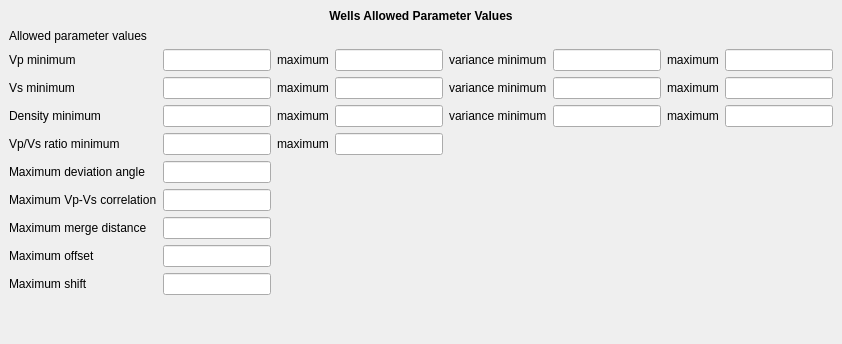
     <widget class="QWidget" name="parameterValuesPage">
      <layout class="QGridLayout">
       <property name="margin">
        <number>9</number>
       </property>
       <property name="spacing">
        <number>6</number>
       </property>
       <item row="1" column="0">
        <layout class="QGridLayout">
         <property name="margin">
          <number>0</number>
         </property>
         <property name="spacing">
          <number>6</number>
         </property>
         <item row="4" column="2">
          <widget class="QLabel" name="vp_vs_ratio_max_label">
           <property name="toolTip">
            <string>&lt;qt&gt;Largest Vp/Vs-ratio regarded as likely</string>
           </property>
           <property name="text">
            <string>&lt;qt&gt;maximum</string>
           </property>
           <property name="buddy">
            <cstring>vpVsRatioMaxLineEdit</cstring>
           </property>
          </widget>
         </item>
         <item row="2" column="2">
          <widget class="QLabel" name="vs_max_label">
           <property name="toolTip">
            <string>&lt;qt&gt;Vs - largest allowed value</string>
           </property>
           <property name="text">
            <string>&lt;qt&gt;maximum</string>
           </property>
           <property name="buddy">
            <cstring>vsMaxLineEdit</cstring>
           </property>
          </widget>
         </item>
         <item row="6" column="1">
          <widget class="QLineEdit" name="vpVsCorrelationLineEdit">
           <property name="toolTip">
            <string>&lt;qt&gt;If the correlation between Vp and Vs exceed this value, the vs log is considered to be synthetic, and not counted as additional data in estimation.</string>
           </property>
          </widget>
         </item>
         <item row="3" column="1">
          <widget class="QLineEdit" name="densityMinLineEdit">
           <property name="toolTip">
            <string>&lt;qt&gt;Density - smallest allowed value</string>
           </property>
          </widget>
         </item>
         <item row="8" column="1">
          <widget class="QLineEdit" name="offsetLineEdit">
           <property name="toolTip">
            <string>&lt;qt&gt;The maximum allowed offset for moving wells in meters.</string>
           </property>
          </widget>
         </item>
         <item row="1" column="7">
          <widget class="QLineEdit" name="vpVarianceMaxLineEdit">
           <property name="toolTip">
            <string>&lt;qt&gt;Largest legal variance in the vp log after the background is subtracted and the logarithm is taken</string>
           </property>
          </widget>
         </item>
         <item row="1" column="3">
          <widget class="QLineEdit" name="vpMaxLineEdit">
           <property name="toolTip">
            <string>&lt;qt&gt;Vp - largest allowed value</string>
           </property>
          </widget>
         </item>
         <item row="1" column="1">
          <widget class="QLineEdit" name="vpMinLineEdit">
           <property name="toolTip">
            <string>&lt;qt&gt;Vp - smallest allowed value</string>
           </property>
          </widget>
         </item>
         <item row="1" column="5">
          <widget class="QLineEdit" name="vpVarianceMinLineEdit">
           <property name="toolTip">
            <string>&lt;qt&gt;Smallest legal variance in the vp log after the background is subtracted and the logarithm is taken</string>
           </property>
          </widget>
         </item>
         <item row="3" column="2">
          <widget class="QLabel" name="density_max_label">
           <property name="toolTip">
            <string>&lt;qt&gt;Density - largest allowed value</string>
           </property>
           <property name="text">
            <string>&lt;qt&gt;maximum</string>
           </property>
           <property name="buddy">
            <cstring>densityMaxLineEdit</cstring>
           </property>
          </widget>
         </item>
         <item row="3" column="0">
          <widget class="QLabel" name="density_min_label">
           <property name="toolTip">
            <string>&lt;qt&gt;Density - smallest allowed value</string>
           </property>
           <property name="text">
            <string>&lt;qt&gt;Density minimum</string>
           </property>
           <property name="buddy">
            <cstring>densityMinLineEdit</cstring>
           </property>
          </widget>
         </item>
         <item row="7" column="1">
          <widget class="QLineEdit" name="mergeDistanceLineEdit">
           <property name="toolTip">
            <string>&lt;qt&gt;The maximum distance in time between well log entries before they are merged.</string>
           </property>
          </widget>
         </item>
         <item row="2" column="1">
          <widget class="QLineEdit" name="vsMinLineEdit">
           <property name="toolTip">
            <string>&lt;qt&gt;Vs - smallest allowed value</string>
           </property>
          </widget>
         </item>
         <item row="9" column="0">
          <widget class="QLabel" name="shift_label">
           <property name="toolTip">
            <string>&lt;qt&gt;The maximum allowed vertical shift for moving wells in milliseconds.</string>
           </property>
           <property name="text">
            <string>&lt;qt&gt;Maximum shift</string>
           </property>
           <property name="buddy">
            <cstring>shiftLineEdit</cstring>
           </property>
          </widget>
         </item>
         <item row="4" column="1">
          <widget class="QLineEdit" name="vpVsRatioMinLineEdit">
           <property name="toolTip">
            <string>&lt;qt&gt;Smallest Vp/Vs-ratio regarded as likely</string>
           </property>
          </widget>
         </item>
         <item row="7" column="0">
          <widget class="QLabel" name="merge_distance_label">
           <property name="toolTip">
            <string>&lt;qt&gt;The maximum distance in time between well log entries before they are merged.</string>
           </property>
           <property name="text">
            <string>&lt;qt&gt;Maximum merge distance</string>
           </property>
           <property name="buddy">
            <cstring>mergeDistanceLineEdit</cstring>
           </property>
          </widget>
         </item>
         <item row="4" column="3">
          <widget class="QLineEdit" name="vpVsRatioMaxLineEdit">
           <property name="toolTip">
            <string>&lt;qt&gt;Largest Vp/Vs-ratio regarded as likely</string>
           </property>
          </widget>
         </item>
         <item row="5" column="0">
          <widget class="QLabel" name="deviation_angle_label">
           <property name="toolTip">
            <string>&lt;qt&gt;The maximum deviation angle of a well before it is excluded from estimation of wavelet and signal to noise.</string>
           </property>
           <property name="text">
            <string>&lt;qt&gt;Maximum deviation angle</string>
           </property>
           <property name="buddy">
            <cstring>deviationAngleLineEdit</cstring>
           </property>
          </widget>
         </item>
         <item row="3" column="3">
          <widget class="QLineEdit" name="densityMaxLineEdit">
           <property name="toolTip">
            <string>&lt;qt&gt;Density - largest allowed value</string>
           </property>
          </widget>
         </item>
         <item row="1" column="6">
          <widget class="QLabel" name="vp_variance_max_label">
           <property name="toolTip">
            <string>&lt;qt&gt;Largest legal variance in the vp log after the background is subtracted and the logarithm is taken</string>
           </property>
           <property name="text">
            <string>&lt;qt&gt;maximum</string>
           </property>
           <property name="buddy">
            <cstring>vpVarianceMaxLineEdit</cstring>
           </property>
          </widget>
         </item>
         <item row="1" column="4">
          <widget class="QLabel" name="vp_vairiance_min_label">
           <property name="toolTip">
            <string>&lt;qt&gt;Smallest legal variance in the vp log after the background is subtracted and the logarithm is taken</string>
           </property>
           <property name="text">
            <string>&lt;qt&gt;variance minimum</string>
           </property>
           <property name="buddy">
            <cstring>vpVarianceMinLineEdit</cstring>
           </property>
          </widget>
         </item>
         <item row="4" column="0">
          <widget class="QLabel" name="vp_vs_ratio_min_label">
           <property name="toolTip">
            <string>&lt;qt&gt;Smallest Vp/Vs-ratio regarded as likely</string>
           </property>
           <property name="text">
            <string>&lt;qt&gt;Vp/Vs ratio minimum</string>
           </property>
           <property name="buddy">
            <cstring>vpVsRatioMinLineEdit</cstring>
           </property>
          </widget>
         </item>
         <item row="3" column="7">
          <widget class="QLineEdit" name="densityVarianceMaxLineEdit">
           <property name="toolTip">
            <string>&lt;qt&gt;Largest legal variance in the density log after the background is subtracted and the logarithm is taken</string>
           </property>
          </widget>
         </item>
         <item row="2" column="0">
          <widget class="QLabel" name="vs_min_label">
           <property name="toolTip">
            <string>&lt;qt&gt;Vs - smallest allowed value</string>
           </property>
           <property name="text">
            <string>&lt;qt&gt;Vs minimum</string>
           </property>
           <property name="buddy">
            <cstring>vsMinLineEdit</cstring>
           </property>
          </widget>
         </item>
         <item row="2" column="5">
          <widget class="QLineEdit" name="vsVarianceMinLineEdit">
           <property name="toolTip">
            <string>&lt;qt&gt;Smallest legal variance in the vs log after the background is subtracted and the logarithm is taken</string>
           </property>
          </widget>
         </item>
         <item row="3" column="5">
          <widget class="QLineEdit" name="densityVarianceMinLineEdit">
           <property name="toolTip">
            <string>&lt;qt&gt;Smallest legal variance in the density log after the background is subtracted and the logarithm is taken</string>
           </property>
          </widget>
         </item>
         <item row="8" column="0">
          <widget class="QLabel" name="offset_label">
           <property name="toolTip">
            <string>&lt;qt&gt;The maximum allowed offset for moving wells in meters.</string>
           </property>
           <property name="text">
            <string>&lt;qt&gt;Maximum offset</string>
           </property>
           <property name="buddy">
            <cstring>offsetLineEdit</cstring>
           </property>
          </widget>
         </item>
         <item row="3" column="6">
          <widget class="QLabel" name="density_variance_max_label">
           <property name="toolTip">
            <string>&lt;qt&gt;Largest legal variance in the density log after the background is subtracted and the logarithm is taken</string>
           </property>
           <property name="text">
            <string>&lt;qt&gt;maximum</string>
           </property>
           <property name="buddy">
            <cstring>densityVarianceMaxLineEdit</cstring>
           </property>
          </widget>
         </item>
         <item row="2" column="3">
          <widget class="QLineEdit" name="vsMaxLineEdit">
           <property name="toolTip">
            <string>&lt;qt&gt;Vs - largest allowed value</string>
           </property>
          </widget>
         </item>
         <item row="1" column="0">
          <widget class="QLabel" name="vp_min_label">
           <property name="toolTip">
            <string>&lt;qt&gt;Vp - smallest allowed value</string>
           </property>
           <property name="text">
            <string>&lt;qt&gt;Vp minimum</string>
           </property>
           <property name="buddy">
            <cstring>vpMinLineEdit</cstring>
           </property>
          </widget>
         </item>
         <item row="5" column="1">
          <widget class="QLineEdit" name="deviationAngleLineEdit">
           <property name="toolTip">
            <string>&lt;qt&gt;The maximum deviation angle of a well before it is excluded from estimation of wavelet and signal to noise.</string>
           </property>
          </widget>
         </item>
         <item row="9" column="1">
          <widget class="QLineEdit" name="shiftLineEdit">
           <property name="toolTip">
            <string>&lt;qt&gt;The maximum allowed vertical shift for moving wells in milliseconds.</string>
           </property>
          </widget>
         </item>
         <item row="6" column="0">
          <widget class="QLabel" name="vp_vs_correleation_label">
           <property name="toolTip">
            <string>&lt;qt&gt;If the correlation between Vp and Vs exceed this value, the vs log is considered to be synthetic, and not counted as additional data in estimation.</string>
           </property>
           <property name="text">
            <string>&lt;qt&gt;Maximum Vp-Vs correlation</string>
           </property>
           <property name="buddy">
            <cstring>vpVsCorrelationLineEdit</cstring>
           </property>
          </widget>
         </item>
         <item row="1" column="2">
          <widget class="QLabel" name="vp_max_label">
           <property name="toolTip">
            <string>&lt;qt&gt;Vp - largest allowed value</string>
           </property>
           <property name="text">
            <string>&lt;qt&gt;maximum</string>
           </property>
           <property name="buddy">
            <cstring>vpMaxLineEdit</cstring>
           </property>
          </widget>
         </item>
         <item row="2" column="4">
          <widget class="QLabel" name="vs_variance_min_label">
           <property name="toolTip">
            <string>&lt;qt&gt;Smallest legal variance in the vs log after the background is subtracted and the logarithm is taken</string>
           </property>
           <property name="text">
            <string>&lt;qt&gt;variance minimum</string>
           </property>
           <property name="buddy">
            <cstring>vsVarianceMinLineEdit</cstring>
           </property>
          </widget>
         </item>
         <item row="2" column="6">
          <widget class="QLabel" name="vs_variance_max_label">
           <property name="toolTip">
            <string>&lt;qt&gt;Largest legal variance in the vs log after the background is subtracted and the logarithm is taken</string>
           </property>
           <property name="text">
            <string>&lt;qt&gt;maximum</string>
           </property>
           <property name="buddy">
            <cstring>vsVarianceMaxLineEdit</cstring>
           </property>
          </widget>
         </item>
         <item row="2" column="7">
          <widget class="QLineEdit" name="vsVarianceMaxLineEdit">
           <property name="toolTip">
            <string>&lt;qt&gt;Largest legal variance in the vs log after the background is subtracted and the logarithm is taken</string>
           </property>
          </widget>
         </item>
         <item row="0" column="0">
          <widget class="QLabel" name="parameterValuesLabel">
           <property name="text">
            <string>&lt;qt&gt;Allowed parameter values</string>
           </property>
           <property name="textFormat">
            <enum>Qt::AutoText</enum>
           </property>
          </widget>
         </item>
         <item row="3" column="4">
          <widget class="QLabel" name="density_variance_min_label">
           <property name="toolTip">
            <string>&lt;qt&gt;Smallest legal variance in the density log after the background is subtracted and the logarithm is taken</string>
           </property>
           <property name="text">
            <string>&lt;qt&gt;variance minimum</string>
           </property>
           <property name="buddy">
            <cstring>densityVarianceMinLineEdit</cstring>
           </property>
          </widget>
         </item>
        </layout>
       </item>
       <item row="2" column="0">
        <spacer>
         <property name="orientation">
          <enum>Qt::Vertical</enum>
         </property>
         <property name="sizeHint" stdset="0">
          <size>
           <width>20</width>
           <height>40</height>
          </size>
         </property>
        </spacer>
       </item>
       <item row="0" column="0">
        <widget class="QLabel" name="label_5">
         <property name="font">
          <font>
           <weight>75</weight>
           <bold>true</bold>
          </font>
         </property>
         <property name="text">
          <string>Wells Allowed Parameter Values</string>
         </property>
         <property name="alignment">
          <set>Qt::AlignCenter</set>
         </property>
        </widget>
       </item>
      </layout>
     </widget>
